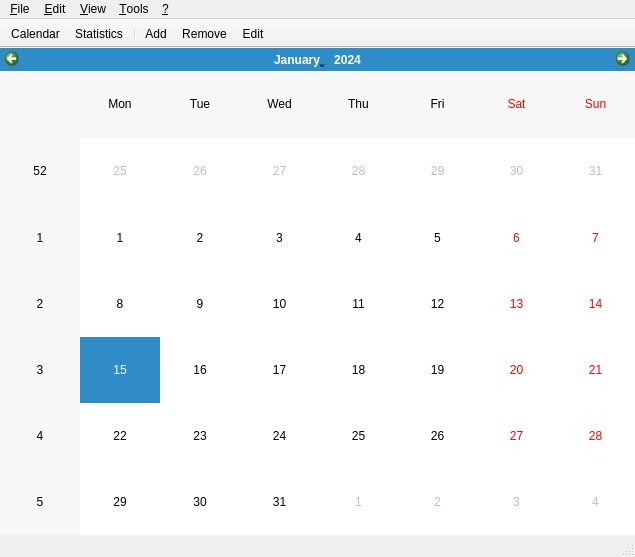
<?xml version="1.0" encoding="UTF-8"?>
<ui version="4.0">
 <class>MainView</class>
 <widget class="QMainWindow" name="MainView">
  <property name="geometry">
   <rect>
	<x>0</x>
	<y>0</y>
	<width>635</width>
	<height>557</height>
   </rect>
  </property>
  <property name="windowTitle">
   <string>Running</string>
  </property>
  <property name="windowIcon">
   <iconset resource="../resources/application.qrc">
	<normaloff>:/icon</normaloff>:/icon</iconset>
  </property>
  <widget class="QWidget" name="centralwidget">
   <layout class="QVBoxLayout" name="verticalLayout_3">
	<property name="margin">
	 <number>0</number>
	</property>
	<item>
	 <widget class="QStackedWidget" name="stackedWidget">
	  <property name="currentIndex">
	   <number>0</number>
	  </property>
	  <widget class="QWidget" name="calendarPage">
	   <layout class="QHBoxLayout" name="horizontalLayout_3">
		<property name="margin">
		 <number>0</number>
		</property>
		<item>
		 <widget class="CalendarWidget" name="calendarWidget"/>
		</item>
	   </layout>
	  </widget>
	  <widget class="QWidget" name="eventPage">
	   <layout class="QVBoxLayout" name="verticalLayout">
		<item>
		 <widget class="QGroupBox" name="groupBox">
		  <property name="sizePolicy">
		   <sizepolicy hsizetype="Preferred" vsizetype="Preferred">
			<horstretch>0</horstretch>
			<verstretch>1</verstretch>
		   </sizepolicy>
		  </property>
		  <property name="title">
		   <string>Main informations</string>
		  </property>
		  <layout class="QGridLayout" name="gridLayout">
		   <item row="0" column="0">
			<widget class="QLabel" name="eventTypeLabel">
			 <property name="text">
			  <string>Type</string>
			 </property>
			 <property name="buddy">
			  <cstring>eventTypeComboBox</cstring>
			 </property>
			</widget>
		   </item>
		   <item row="0" column="1" colspan="3">
			<widget class="QComboBox" name="eventTypeComboBox">
			 <property name="sizePolicy">
			  <sizepolicy hsizetype="Preferred" vsizetype="Fixed">
			   <horstretch>1</horstretch>
			   <verstretch>0</verstretch>
			  </sizepolicy>
			 </property>
			</widget>
		   </item>
		   <item row="0" column="5">
			<spacer name="horizontalSpacer_3">
			 <property name="orientation">
			  <enum>Qt::Horizontal</enum>
			 </property>
			 <property name="sizeHint" stdset="0">
			  <size>
			   <width>40</width>
			   <height>20</height>
			  </size>
			 </property>
			</spacer>
		   </item>
		   <item row="0" column="6">
			<widget class="QLabel" name="voteLabel">
			 <property name="text">
			  <string>Vote</string>
			 </property>
			</widget>
		   </item>
		   <item row="0" column="7" colspan="3">
			<widget class="QxtStars" name="starsSlider" native="true"/>
		   </item>
		   <item row="1" column="0">
			<widget class="QLabel" name="startLabel">
			 <property name="text">
			  <string>Start time</string>
			 </property>
			 <property name="buddy">
			  <cstring>startTimeEdit</cstring>
			 </property>
			</widget>
		   </item>
		   <item row="1" column="1">
			<widget class="QTimeEdit" name="startTimeEdit">
			 <property name="displayFormat">
			  <string>h:mm AP</string>
			 </property>
			</widget>
		   </item>
		   <item row="1" column="2" colspan="9">
			<spacer name="horizontalSpacer">
			 <property name="orientation">
			  <enum>Qt::Horizontal</enum>
			 </property>
			 <property name="sizeHint" stdset="0">
			  <size>
			   <width>40</width>
			   <height>20</height>
			  </size>
			 </property>
			</spacer>
		   </item>
		   <item row="2" column="0">
			<widget class="QLabel" name="nameLabel">
			 <property name="text">
			  <string>Name</string>
			 </property>
			 <property name="buddy">
			  <cstring>nameLineEdit</cstring>
			 </property>
			</widget>
		   </item>
		   <item row="2" column="1" colspan="4">
			<widget class="QLineEdit" name="nameLineEdit"/>
		   </item>
		   <item row="2" column="5" colspan="6">
			<spacer name="horizontalSpacer_4">
			 <property name="orientation">
			  <enum>Qt::Horizontal</enum>
			 </property>
			 <property name="sizeHint" stdset="0">
			  <size>
			   <width>40</width>
			   <height>20</height>
			  </size>
			 </property>
			</spacer>
		   </item>
		   <item row="3" column="0">
			<widget class="QLabel" name="descriptionLabel">
			 <property name="text">
			  <string>Long description</string>
			 </property>
			 <property name="buddy">
			  <cstring>descriptionLineEdit</cstring>
			 </property>
			</widget>
		   </item>
		   <item row="3" column="1" colspan="10">
			<widget class="QLineEdit" name="descriptionLineEdit"/>
		   </item>
		   <item row="4" column="0">
			<widget class="QLabel" name="distanceLabel">
			 <property name="text">
			  <string>Distance</string>
			 </property>
			 <property name="buddy">
			  <cstring>distanceDoubleSpinBox</cstring>
			 </property>
			</widget>
		   </item>
		   <item row="4" column="1">
			<widget class="QDoubleSpinBox" name="distanceDoubleSpinBox">
			 <property name="sizePolicy">
			  <sizepolicy hsizetype="Minimum" vsizetype="Fixed">
			   <horstretch>0</horstretch>
			   <verstretch>0</verstretch>
			  </sizepolicy>
			 </property>
			 <property name="minimumSize">
			  <size>
			   <width>80</width>
			   <height>0</height>
			  </size>
			 </property>
			 <property name="suffix">
			  <string> km</string>
			 </property>
			 <property name="decimals">
			  <number>3</number>
			 </property>
			 <property name="maximum">
			  <double>999.990000000000009</double>
			 </property>
			</widget>
		   </item>
		   <item row="4" column="2" colspan="5">
			<spacer name="horizontalSpacer_2">
			 <property name="orientation">
			  <enum>Qt::Horizontal</enum>
			 </property>
			 <property name="sizeHint" stdset="0">
			  <size>
			   <width>40</width>
			   <height>20</height>
			  </size>
			 </property>
			</spacer>
		   </item>
		   <item row="4" column="7">
			<widget class="QLabel" name="durationLabel">
			 <property name="text">
			  <string>Duration</string>
			 </property>
			 <property name="buddy">
			  <cstring>durationTimeEdit</cstring>
			 </property>
			</widget>
		   </item>
		   <item row="4" column="8" colspan="3">
			<widget class="QTimeEdit" name="durationTimeEdit">
			 <property name="sizePolicy">
			  <sizepolicy hsizetype="Minimum" vsizetype="Fixed">
			   <horstretch>0</horstretch>
			   <verstretch>0</verstretch>
			  </sizepolicy>
			 </property>
			 <property name="displayFormat">
			  <string>h:mm:ss</string>
			 </property>
			</widget>
		   </item>
		   <item row="5" column="0">
			<widget class="QLabel" name="paceLabel">
			 <property name="text">
			  <string>Computed pace</string>
			 </property>
			 <property name="buddy">
			  <cstring>paceLineEdit</cstring>
			 </property>
			</widget>
		   </item>
		   <item row="5" column="1" colspan="10">
			<widget class="QLineEdit" name="paceLineEdit">
			 <property name="sizePolicy">
			  <sizepolicy hsizetype="Expanding" vsizetype="Fixed">
			   <horstretch>1</horstretch>
			   <verstretch>0</verstretch>
			  </sizepolicy>
			 </property>
			 <property name="palette">
			  <palette>
			   <active>
				<colorrole role="Base">
				 <brush brushstyle="SolidPattern">
				  <color alpha="255">
				   <red>232</red>
				   <green>232</green>
				   <blue>232</blue>
				  </color>
				 </brush>
				</colorrole>
			   </active>
			   <inactive>
				<colorrole role="Base">
				 <brush brushstyle="SolidPattern">
				  <color alpha="255">
				   <red>232</red>
				   <green>232</green>
				   <blue>232</blue>
				  </color>
				 </brush>
				</colorrole>
			   </inactive>
			   <disabled>
				<colorrole role="Base">
				 <brush brushstyle="SolidPattern">
				  <color alpha="255">
				   <red>232</red>
				   <green>232</green>
				   <blue>232</blue>
				  </color>
				 </brush>
				</colorrole>
			   </disabled>
			  </palette>
			 </property>
			 <property name="readOnly">
			  <bool>true</bool>
			 </property>
			</widget>
		   </item>
		   <item row="6" column="0">
			<widget class="QLabel" name="shoeLabel">
			 <property name="text">
			  <string>Shoes</string>
			 </property>
			 <property name="buddy">
			  <cstring>shoeComboBox</cstring>
			 </property>
			</widget>
		   </item>
		   <item row="6" column="1" colspan="10">
			<layout class="QHBoxLayout" name="horizontalLayout_2">
			 <item>
			  <widget class="QComboBox" name="shoeComboBox"/>
			 </item>
			 <item>
			  <widget class="QToolButton" name="shoeToolButton">
			   <property name="text">
				<string>...</string>
			   </property>
			  </widget>
			 </item>
			</layout>
		   </item>
		   <item row="7" column="0">
			<widget class="QLabel" name="paceLabel_2">
			 <property name="text">
			  <string>Notes</string>
			 </property>
			 <property name="buddy">
			  <cstring>notesPlainTextEdit</cstring>
			 </property>
			</widget>
		   </item>
		   <item row="7" column="1" colspan="10">
			<widget class="QPlainTextEdit" name="notesPlainTextEdit"/>
		   </item>
		   <item row="0" column="10">
			<widget class="QPushButton" name="votePushButton">
			 <property name="text">
			  <string>Vote details ...</string>
			 </property>
			</widget>
		   </item>
		   <item row="0" column="4">
			<widget class="QToolButton" name="eventTypeToolButton">
			 <property name="text">
			  <string>...</string>
			 </property>
			</widget>
		   </item>
		  </layout>
		 </widget>
		</item>
		<item>
		 <widget class="QGroupBox" name="groupBox_2">
		  <property name="title">
		   <string>Additional informations</string>
		  </property>
		  <layout class="QVBoxLayout" name="verticalLayout_5">
		   <item>
			<layout class="QHBoxLayout" name="horizontalLayout_5">
			 <item>
			  <widget class="QPushButton" name="intervalsPushButton">
			   <property name="enabled">
				<bool>false</bool>
			   </property>
			   <property name="text">
				<string>Interval's details ...</string>
			   </property>
			  </widget>
			 </item>
			 <item>
			  <widget class="QPushButton" name="runnerInfoPushButton">
			   <property name="text">
				<string>Runner informations ...</string>
			   </property>
			  </widget>
			 </item>
			 <item>
			  <widget class="QPushButton" name="weatherInfoPushButton">
			   <property name="text">
				<string>Weather informations ...</string>
			   </property>
			  </widget>
			 </item>
			 <item>
			  <spacer name="horizontalSpacer_7">
			   <property name="orientation">
				<enum>Qt::Horizontal</enum>
			   </property>
			   <property name="sizeHint" stdset="0">
				<size>
				 <width>40</width>
				 <height>20</height>
				</size>
			   </property>
			  </spacer>
			 </item>
			</layout>
		   </item>
		  </layout>
		 </widget>
		</item>
		<item>
		 <widget class="Line" name="line">
		  <property name="orientation">
		   <enum>Qt::Horizontal</enum>
		  </property>
		 </widget>
		</item>
		<item>
		 <layout class="QHBoxLayout" name="horizontalLayout">
		  <item>
		   <widget class="QPushButton" name="resetPushButton">
			<property name="text">
			 <string>Reset</string>
			</property>
			<property name="icon">
			 <iconset resource="../resources/application.qrc">
			  <normaloff>:/images/reset</normaloff>:/images/reset</iconset>
			</property>
		   </widget>
		  </item>
		  <item>
		   <spacer name="horizontalSpacer_5">
			<property name="orientation">
			 <enum>Qt::Horizontal</enum>
			</property>
			<property name="sizeHint" stdset="0">
			 <size>
			  <width>338</width>
			  <height>23</height>
			 </size>
			</property>
		   </spacer>
		  </item>
		  <item>
		   <widget class="QPushButton" name="savePushButton">
			<property name="text">
			 <string>Save</string>
			</property>
			<property name="icon">
			 <iconset resource="../resources/application.qrc">
			  <normaloff>:/images/save</normaloff>:/images/save</iconset>
			</property>
			<property name="autoDefault">
			 <bool>true</bool>
			</property>
			<property name="default">
			 <bool>true</bool>
			</property>
		   </widget>
		  </item>
		  <item>
		   <widget class="QPushButton" name="cancelPushButton">
			<property name="text">
			 <string>Cancel</string>
			</property>
			<property name="icon">
			 <iconset resource="../resources/application.qrc">
			  <normaloff>:/images/cancel</normaloff>:/images/cancel</iconset>
			</property>
		   </widget>
		  </item>
		 </layout>
		</item>
	   </layout>
	  </widget>
	  <widget class="QWidget" name="statisticsPage">
	   <layout class="QVBoxLayout" name="verticalLayout_2">
		<item>
		 <layout class="QHBoxLayout" name="horizontalLayout_4">
		  <item>
		   <widget class="QLabel" name="label">
			<property name="text">
			 <string>Search type:</string>
			</property>
		   </widget>
		  </item>
		  <item>
		   <widget class="QPushButton" name="statisticsPageEventsPushButton">
			<property name="text">
			 <string>Events</string>
			</property>
		   </widget>
		  </item>
		  <item>
		   <widget class="QPushButton" name="statisticsPageShoesPushButton">
			<property name="text">
			 <string>Shoes</string>
			</property>
		   </widget>
		  </item>
		  <item>
		   <spacer name="horizontalSpacer_6">
			<property name="orientation">
			 <enum>Qt::Horizontal</enum>
			</property>
			<property name="sizeHint" stdset="0">
			 <size>
			  <width>40</width>
			  <height>20</height>
			 </size>
			</property>
		   </spacer>
		  </item>
		 </layout>
		</item>
		<item>
		 <widget class="QScrollArea" name="scrollArea">
		  <property name="widgetResizable">
		   <bool>true</bool>
		  </property>
		  <widget class="QWidget" name="scrollAreaWidgetContents">
		   <property name="geometry">
			<rect>
			 <x>0</x>
			 <y>0</y>
			 <width>98</width>
			 <height>28</height>
			</rect>
		   </property>
		   <layout class="QVBoxLayout" name="verticalLayout_4">
			<property name="margin">
			 <number>0</number>
			</property>
			<item>
			 <widget class="StatisticsWidget" name="statisticsWidget" native="true">
			  <property name="palette">
			   <palette>
				<active>
				 <colorrole role="Base">
				  <brush brushstyle="SolidPattern">
				   <color alpha="255">
					<red>255</red>
					<green>255</green>
					<blue>255</blue>
				   </color>
				  </brush>
				 </colorrole>
				 <colorrole role="Window">
				  <brush brushstyle="SolidPattern">
				   <color alpha="255">
					<red>255</red>
					<green>255</green>
					<blue>255</blue>
				   </color>
				  </brush>
				 </colorrole>
				</active>
				<inactive>
				 <colorrole role="Base">
				  <brush brushstyle="SolidPattern">
				   <color alpha="255">
					<red>255</red>
					<green>255</green>
					<blue>255</blue>
				   </color>
				  </brush>
				 </colorrole>
				 <colorrole role="Window">
				  <brush brushstyle="SolidPattern">
				   <color alpha="255">
					<red>255</red>
					<green>255</green>
					<blue>255</blue>
				   </color>
				  </brush>
				 </colorrole>
				</inactive>
				<disabled>
				 <colorrole role="Base">
				  <brush brushstyle="SolidPattern">
				   <color alpha="255">
					<red>255</red>
					<green>255</green>
					<blue>255</blue>
				   </color>
				  </brush>
				 </colorrole>
				 <colorrole role="Window">
				  <brush brushstyle="SolidPattern">
				   <color alpha="255">
					<red>255</red>
					<green>255</green>
					<blue>255</blue>
				   </color>
				  </brush>
				 </colorrole>
				</disabled>
			   </palette>
			  </property>
			  <property name="autoFillBackground">
			   <bool>true</bool>
			  </property>
			 </widget>
			</item>
		   </layout>
		  </widget>
		 </widget>
		</item>
	   </layout>
	  </widget>
	 </widget>
	</item>
   </layout>
  </widget>
  <widget class="QMenuBar" name="menubar">
   <property name="geometry">
	<rect>
	 <x>0</x>
	 <y>0</y>
	 <width>635</width>
	 <height>21</height>
	</rect>
   </property>
   <widget class="QMenu" name="menuFile">
	<property name="title">
	 <string>&amp;File</string>
	</property>
	<addaction name="actionExit"/>
   </widget>
   <widget class="QMenu" name="menuEdit">
	<property name="title">
	 <string>&amp;Edit</string>
	</property>
	<addaction name="actionAdd"/>
	<addaction name="actionRemove"/>
	<addaction name="actionEdit"/>
	<addaction name="separator"/>
   </widget>
   <widget class="QMenu" name="menuView">
	<property name="title">
	 <string>&amp;View</string>
	</property>
	<addaction name="actionCalendar"/>
	<addaction name="actionStatistics"/>
   </widget>
   <widget class="QMenu" name="menuHelp">
	<property name="title">
	 <string>&amp;?</string>
	</property>
	<addaction name="actionSystemInformations"/>
	<addaction name="actionAbout"/>
   </widget>
   <widget class="QMenu" name="menuTools">
	<property name="title">
	 <string>&amp;Tools</string>
	</property>
	<addaction name="actionSettings"/>
   </widget>
   <addaction name="menuFile"/>
   <addaction name="menuEdit"/>
   <addaction name="menuView"/>
   <addaction name="menuTools"/>
   <addaction name="menuHelp"/>
  </widget>
  <widget class="QStatusBar" name="statusbar"/>
  <widget class="QToolBar" name="toolBar">
   <property name="movable">
	<bool>false</bool>
   </property>
   <property name="iconSize">
	<size>
	 <width>16</width>
	 <height>16</height>
	</size>
   </property>
   <property name="toolButtonStyle">
	<enum>Qt::ToolButtonTextBesideIcon</enum>
   </property>
   <property name="floatable">
	<bool>false</bool>
   </property>
   <attribute name="toolBarArea">
	<enum>TopToolBarArea</enum>
   </attribute>
   <attribute name="toolBarBreak">
	<bool>false</bool>
   </attribute>
   <addaction name="actionCalendar"/>
   <addaction name="actionStatistics"/>
   <addaction name="separator"/>
   <addaction name="actionAdd"/>
   <addaction name="actionRemove"/>
   <addaction name="actionEdit"/>
  </widget>
  <action name="actionAdd">
   <property name="icon">
	<iconset resource="../resources/application.qrc">
	 <normaloff>:/images/event_add</normaloff>:/images/event_add</iconset>
   </property>
   <property name="text">
	<string>Add</string>
   </property>
  </action>
  <action name="actionRemove">
   <property name="icon">
	<iconset resource="../resources/application.qrc">
	 <normaloff>:/images/event_delete</normaloff>:/images/event_delete</iconset>
   </property>
   <property name="text">
	<string>Remove</string>
   </property>
  </action>
  <action name="actionExit">
   <property name="icon">
	<iconset resource="../resources/application.qrc">
	 <normaloff>:/images/exit</normaloff>:/images/exit</iconset>
   </property>
   <property name="text">
	<string>Exit</string>
   </property>
  </action>
  <action name="actionAbout">
   <property name="icon">
	<iconset resource="../resources/application.qrc">
	 <normaloff>:/images/about</normaloff>:/images/about</iconset>
   </property>
   <property name="text">
	<string>About ...</string>
   </property>
  </action>
  <action name="actionEdit">
   <property name="icon">
	<iconset resource="../resources/application.qrc">
	 <normaloff>:/images/event_edit</normaloff>:/images/event_edit</iconset>
   </property>
   <property name="text">
	<string>Edit</string>
   </property>
  </action>
  <action name="actionCalendar">
   <property name="icon">
	<iconset resource="../resources/application.qrc">
	 <normaloff>:/images/calendar</normaloff>:/images/calendar</iconset>
   </property>
   <property name="text">
	<string>Calendar</string>
   </property>
  </action>
  <action name="actionSettings">
   <property name="icon">
	<iconset resource="../resources/application.qrc">
	 <normaloff>:/images/settings</normaloff>:/images/settings</iconset>
   </property>
   <property name="text">
	<string>Settings ...</string>
   </property>
   <property name="toolTip">
	<string>Settings</string>
   </property>
  </action>
  <action name="actionStatistics">
   <property name="icon">
	<iconset resource="../resources/application.qrc">
	 <normaloff>:/images/statistics</normaloff>:/images/statistics</iconset>
   </property>
   <property name="text">
	<string>Statistics</string>
   </property>
  </action>
  <action name="actionSystemInformations">
   <property name="icon">
	<iconset resource="../resources/application.qrc">
	 <normaloff>:/images/information</normaloff>:/images/information</iconset>
   </property>
   <property name="text">
	<string>System Informations ...</string>
   </property>
   <property name="toolTip">
	<string>System Informations</string>
   </property>
  </action>
 </widget>
 <customwidgets>
  <customwidget>
   <class>CalendarWidget</class>
   <extends>QCalendarWidget</extends>
   <header>widgets/calendarwidget/calendarwidget.h</header>
  </customwidget>
  <customwidget>
   <class>QxtStars</class>
   <extends>QWidget</extends>
   <header>widgets/qxtstars/qxtstars.h</header>
   <container>1</container>
  </customwidget>
  <customwidget>
   <class>StatisticsWidget</class>
   <extends>QWidget</extends>
   <header>widgets/statisticswidget/statisticswidget.h</header>
   <container>1</container>
  </customwidget>
 </customwidgets>
 <tabstops>
  <tabstop>eventTypeComboBox</tabstop>
  <tabstop>startTimeEdit</tabstop>
  <tabstop>nameLineEdit</tabstop>
  <tabstop>descriptionLineEdit</tabstop>
  <tabstop>distanceDoubleSpinBox</tabstop>
  <tabstop>durationTimeEdit</tabstop>
  <tabstop>paceLineEdit</tabstop>
  <tabstop>savePushButton</tabstop>
  <tabstop>cancelPushButton</tabstop>
  <tabstop>calendarWidget</tabstop>
 </tabstops>
 <resources>
  <include location="../resources/application.qrc"/>
 </resources>
 <connections/>
</ui>
